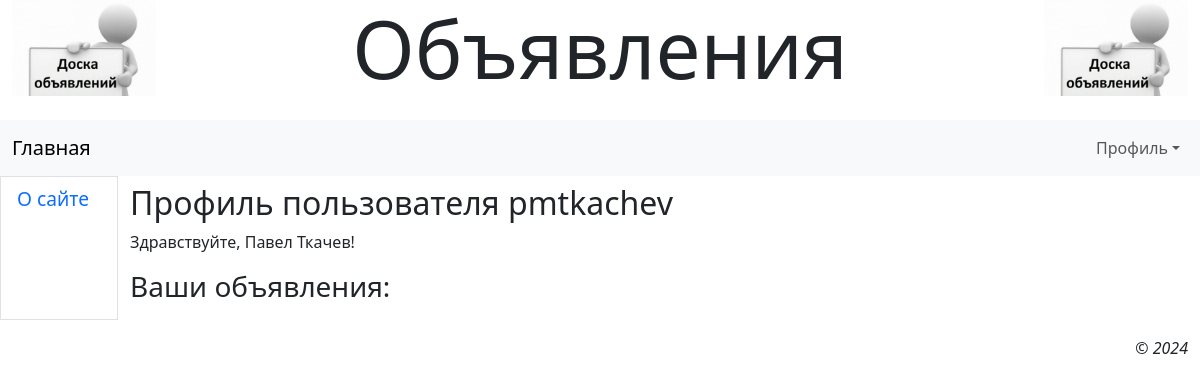
The page /accounts/profile/ (signed in) on the database as committed earlier.
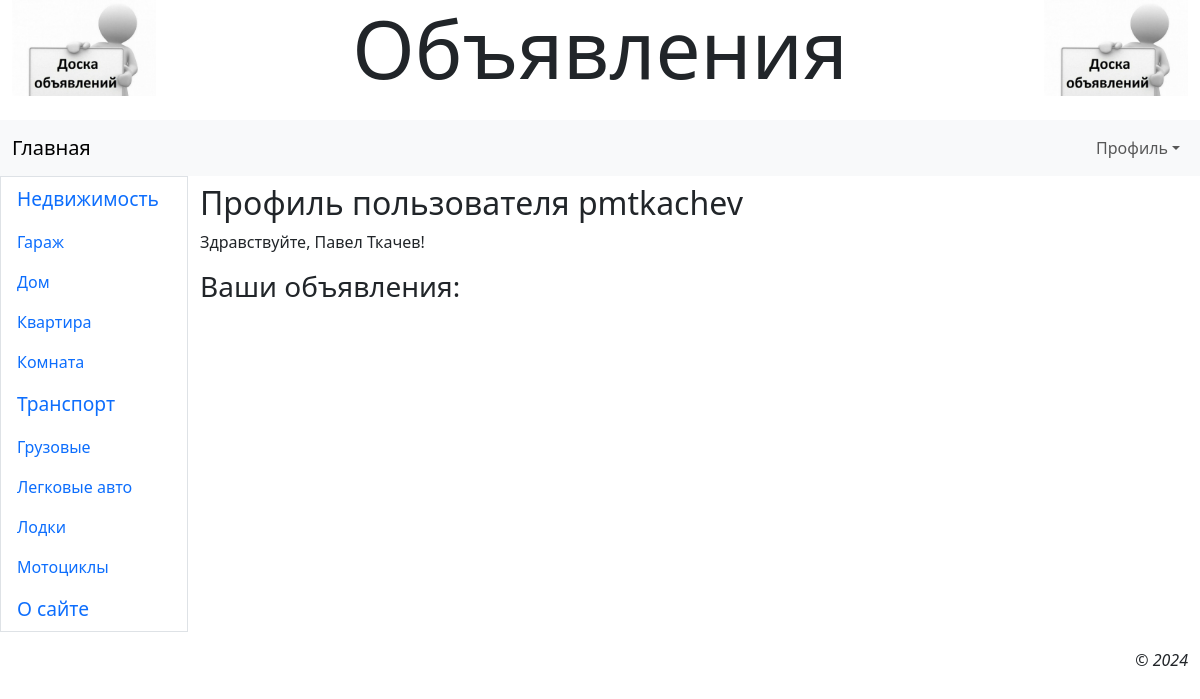
The same page on the database as committed later.
### mainapp/models.py (models this page shows)
class AdvUser(AbstractUser):
    is_activated = models.BooleanField(default=True, db_index=True, verbose_name='Прошел активацию?')
    send_message = models.BooleanField(default=True, verbose_name='Присылать оповещения о новых комментах?')
    class Meta:
        verbose_name = 'Пользователь'
        verbose_name_plural = 'Пользователи'

class Rubric(models.Model):
    name = models.CharField(max_length=20, unique=True, verbose_name='Название')
    order = models.SmallIntegerField(default=0, db_index=True, verbose_name='Порядок')
    super_rubric = models.ForeignKey('SuperRubric', on_delete=models.PROTECT, null=True, blank=True,
                                     verbose_name='Надрубрика')

### mainapp/views.py (the view)
# urls.py: path('accounts/profile/', profile, name='profile'),
@login_required
def profile(request):
    return render(request, 'mainapp/profile.html')

### mainapp/models.py (called while the page is built)
    def get_queryset(self):
        return super().get_queryset().filter(super_rubric__isnull=False)

### mainapp/templates/mainapp/profile.html (shortened to what this page needs)
{% extends 'layout/base.html' %}
{% block content %}
    <h2>Профиль пользователя {{ user.username }}</h2>
    {% if user.first_name and user.last_name %}
        <p>Здравствуйте, {{ user.first_name }} {{ user.last_name }}!</p>
    {% else %}
        <p>Здравствуйте!</p>
    {% endif %}
    <h3>Ваши объявления: </h3>
{% endblock %}

### mainapp/templates/layout/base.html (shortened to what this page needs)
{% load django_bootstrap5 %}
{% load static %}
<!DOCTYPE html>
<html>
<head>
    {% bootstrap_css %}
    <link rel="stylesheet" type="text/css" href="{% static 'mainapp/style.css' %}">
</head>
<body class="container-fluid">
<header class="mb-4">
    <h1 class="display-1 text-center">Объявления</h1>
</header>
<nav class="row navbar navbar-expand-md bg-light">
    <div class="col container">
        <a class="navbar-brand" href="{% url 'mainapp:index' %}">Главная</a>
        <div class="collapse navbar-collapse justify-content-end" id="navbarNav">
            <div class="navbar-nav">
                {% if user.is_authenticated %}
                    <div class="nav-item dropdown">
                        <a class="nav-link dropdown-toggle" data-bs-toggle="dropdown" href="#">Профиль</a>
                    </div>
                {% else %}
                    <a class="nav-link" href="{% url 'mainapp:register' %}">Регистрация</a>
                    <a class="nav-link" href="{% url 'mainapp:login' %}">Вход</a>
                {% endif %}
            </div>
        </div>
    </div>
</nav>
<div class="row">
    <nav class="col-md-auto nav flex-column border">
        {% for rubric in rubrics %}
            {% ifchanged rubric.super_rubric.pk %}
                <span class="nav-link root">{{ rubric.super_rubric.name }}</span>
            {% endifchanged %}
            <a class="nav-link" href="{% url 'mainapp:rubric_bbs' pk=rubric.pk %}">{{ rubric.name }}</a>
        {% endfor %}
        <a class="nav-link root" href="{% url 'mainapp:other' page='about' %}">О сайте</a>
    </nav>
    <main class="col py-2">
        {% block content %}
        {% endblock %}
    </main>
</div>
<footer class="mt-3">
    <p class="text-end fst-italic">&copy; 2024</p>
</footer>
</body>
</html>

### mainapp/static/mainapp/style.css (style rules this page uses)
header h1 { background: url("bg.jpg") left / auto 100% no-repeat, url("bg.jpg") right /auto 100% no-repeat; }
.root { font-size: larger; }

Rows that differ between the two databases and show on the page:
added Rubric: super_rubric.name "Недвижимость", name "Гараж"
added Rubric: name "Дом"
added Rubric: name "Квартира"
added Rubric: name "Комната"
added Rubric: super_rubric.name "Транспорт", name "Грузовые"
added Rubric: name "Легковые авто"
added Rubric: name "Лодки"
added Rubric: name "Мотоциклы"
